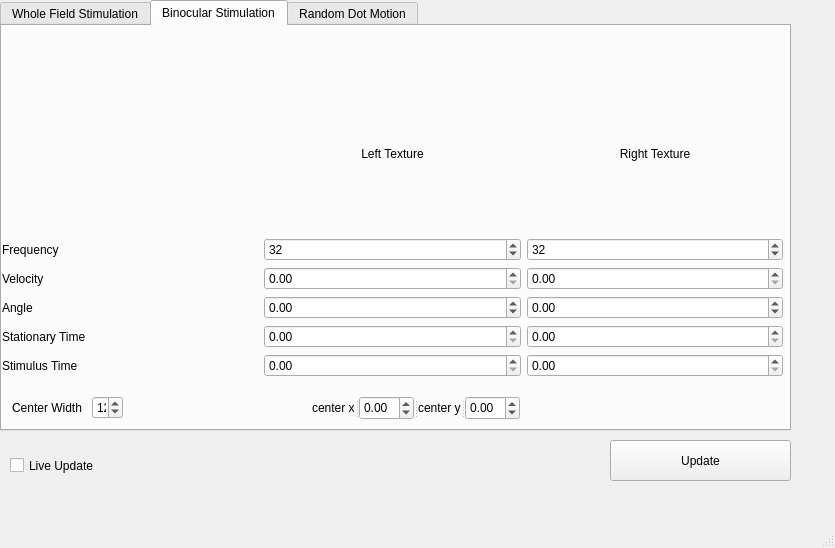
<?xml version="1.0" encoding="UTF-8"?>
<ui version="4.0">
 <class>PandasGui</class>
 <widget class="QMainWindow" name="PandasGui">
  <property name="geometry">
   <rect>
    <x>0</x>
    <y>0</y>
    <width>835</width>
    <height>548</height>
   </rect>
  </property>
  <property name="windowTitle">
   <string>Pandas Gui</string>
  </property>
  <widget class="QWidget" name="centralwidget">
   <widget class="QTabWidget" name="tabs">
    <property name="geometry">
     <rect>
      <x>0</x>
      <y>0</y>
      <width>791</width>
      <height>431</height>
     </rect>
    </property>
    <property name="currentIndex">
     <number>1</number>
    </property>
    <widget class="QWidget" name="WF">
     <attribute name="title">
      <string>Whole Field Stimulation</string>
     </attribute>
     <widget class="QWidget" name="formLayoutWidget">
      <property name="geometry">
       <rect>
        <x>0</x>
        <y>30</y>
        <width>781</width>
        <height>281</height>
       </rect>
      </property>
      <layout class="QFormLayout" name="formLayout">
       <property name="labelAlignment">
        <set>Qt::AlignCenter</set>
       </property>
       <property name="formAlignment">
        <set>Qt::AlignCenter</set>
       </property>
       <item row="0" column="0">
        <widget class="QLabel" name="label">
         <property name="text">
          <string>Frequency</string>
         </property>
        </widget>
       </item>
       <item row="1" column="0">
        <widget class="QLabel" name="label_2">
         <property name="text">
          <string>Angle</string>
         </property>
        </widget>
       </item>
       <item row="2" column="0">
        <widget class="QLabel" name="label_3">
         <property name="text">
          <string>Velocity</string>
         </property>
        </widget>
       </item>
       <item row="1" column="1">
        <widget class="QDoubleSpinBox" name="wf_angle">
         <property name="minimum">
          <double>-360.000000000000000</double>
         </property>
         <property name="maximum">
          <double>360.000000000000000</double>
         </property>
        </widget>
       </item>
       <item row="2" column="1">
        <widget class="QDoubleSpinBox" name="wf_vel">
         <property name="minimum">
          <double>-5.000000000000000</double>
         </property>
         <property name="maximum">
          <double>5.000000000000000</double>
         </property>
         <property name="singleStep">
          <double>0.010000000000000</double>
         </property>
        </widget>
       </item>
       <item row="0" column="1">
        <widget class="QSpinBox" name="wf_freq">
         <property name="maximum">
          <number>999</number>
         </property>
         <property name="value">
          <number>32</number>
         </property>
        </widget>
       </item>
       <item row="3" column="0">
        <widget class="QLabel" name="label_4">
         <property name="text">
          <string>Stationary Time</string>
         </property>
        </widget>
       </item>
       <item row="4" column="0">
        <widget class="QLabel" name="label_5">
         <property name="text">
          <string>Stimulus Time</string>
         </property>
        </widget>
       </item>
       <item row="3" column="1">
        <widget class="QDoubleSpinBox" name="wf_stat"/>
       </item>
       <item row="4" column="1">
        <widget class="QDoubleSpinBox" name="wf_stim_time"/>
       </item>
      </layout>
     </widget>
    </widget>
    <widget class="QWidget" name="BIN">
     <attribute name="title">
      <string>Binocular Stimulation</string>
     </attribute>
     <widget class="QWidget" name="gridLayoutWidget">
      <property name="geometry">
       <rect>
        <x>0</x>
        <y>50</y>
        <width>781</width>
        <height>301</height>
       </rect>
      </property>
      <layout class="QGridLayout" name="gridLayout">
       <item row="2" column="1">
        <widget class="QSpinBox" name="b_freq_0">
         <property name="maximum">
          <number>999</number>
         </property>
         <property name="value">
          <number>32</number>
         </property>
        </widget>
       </item>
       <item row="1" column="1">
        <widget class="QLabel" name="label_7">
         <property name="text">
          <string>Left Texture</string>
         </property>
         <property name="scaledContents">
          <bool>true</bool>
         </property>
         <property name="alignment">
          <set>Qt::AlignCenter</set>
         </property>
        </widget>
       </item>
       <item row="3" column="1">
        <widget class="QDoubleSpinBox" name="b_vel_0">
         <property name="singleStep">
          <double>0.010000000000000</double>
         </property>
        </widget>
       </item>
       <item row="3" column="0">
        <widget class="QLabel" name="label_9">
         <property name="text">
          <string>Velocity</string>
         </property>
        </widget>
       </item>
       <item row="2" column="2">
        <widget class="QSpinBox" name="b_freq_1">
         <property name="maximum">
          <number>999</number>
         </property>
         <property name="value">
          <number>32</number>
         </property>
        </widget>
       </item>
       <item row="3" column="2">
        <widget class="QDoubleSpinBox" name="b_vel_1">
         <property name="singleStep">
          <double>0.010000000000000</double>
         </property>
        </widget>
       </item>
       <item row="5" column="2">
        <widget class="QDoubleSpinBox" name="b_stat_1"/>
       </item>
       <item row="4" column="1">
        <widget class="QDoubleSpinBox" name="b_angle_0">
         <property name="minimum">
          <double>-360.000000000000000</double>
         </property>
         <property name="maximum">
          <double>360.000000000000000</double>
         </property>
        </widget>
       </item>
       <item row="5" column="1">
        <widget class="QDoubleSpinBox" name="b_stat_0"/>
       </item>
       <item row="1" column="2">
        <widget class="QLabel" name="label_8">
         <property name="text">
          <string>Right Texture</string>
         </property>
         <property name="alignment">
          <set>Qt::AlignCenter</set>
         </property>
        </widget>
       </item>
       <item row="5" column="0">
        <widget class="QLabel" name="label_11">
         <property name="text">
          <string>Stationary Time</string>
         </property>
        </widget>
       </item>
       <item row="6" column="0">
        <widget class="QLabel" name="label_12">
         <property name="text">
          <string>Stimulus Time</string>
         </property>
        </widget>
       </item>
       <item row="4" column="0">
        <widget class="QLabel" name="label_10">
         <property name="text">
          <string>Angle</string>
         </property>
        </widget>
       </item>
       <item row="4" column="2">
        <widget class="QDoubleSpinBox" name="b_angle_1">
         <property name="minimum">
          <double>-360.000000000000000</double>
         </property>
         <property name="maximum">
          <double>360.000000000000000</double>
         </property>
        </widget>
       </item>
       <item row="6" column="1">
        <widget class="QDoubleSpinBox" name="b_t_0"/>
       </item>
       <item row="6" column="2">
        <widget class="QDoubleSpinBox" name="b_t_1"/>
       </item>
       <item row="2" column="0">
        <widget class="QLabel" name="label_6">
         <property name="text">
          <string>Frequency</string>
         </property>
        </widget>
       </item>
      </layout>
     </widget>
     <widget class="QLabel" name="label_13">
      <property name="geometry">
       <rect>
        <x>10</x>
        <y>370</y>
        <width>81</width>
        <height>23</height>
       </rect>
      </property>
      <property name="text">
       <string>Center Width</string>
      </property>
     </widget>
     <widget class="QSpinBox" name="spinBox_3">
      <property name="geometry">
       <rect>
        <x>90</x>
        <y>370</y>
        <width>31</width>
        <height>23</height>
       </rect>
      </property>
      <property name="value">
       <number>12</number>
      </property>
     </widget>
     <widget class="QSplitter" name="splitter">
      <property name="geometry">
       <rect>
        <x>310</x>
        <y>370</y>
        <width>208</width>
        <height>24</height>
       </rect>
      </property>
      <property name="orientation">
       <enum>Qt::Horizontal</enum>
      </property>
      <widget class="QLabel" name="label_14">
       <property name="text">
        <string>center x</string>
       </property>
      </widget>
      <widget class="QDoubleSpinBox" name="ctr_x">
       <property name="minimum">
        <double>-1.000000000000000</double>
       </property>
       <property name="maximum">
        <double>1.000000000000000</double>
       </property>
       <property name="singleStep">
        <double>0.100000000000000</double>
       </property>
      </widget>
      <widget class="QLabel" name="label_15">
       <property name="text">
        <string>center y</string>
       </property>
      </widget>
      <widget class="QDoubleSpinBox" name="ctr_y">
       <property name="minimum">
        <double>-1.000000000000000</double>
       </property>
       <property name="maximum">
        <double>1.000000000000000</double>
       </property>
       <property name="singleStep">
        <double>0.100000000000000</double>
       </property>
      </widget>
     </widget>
    </widget>
    <widget class="QWidget" name="tab">
     <attribute name="title">
      <string>Random Dot Motion</string>
     </attribute>
    </widget>
   </widget>
   <widget class="QCheckBox" name="liveUpdate">
    <property name="geometry">
     <rect>
      <x>10</x>
      <y>450</y>
      <width>151</width>
      <height>31</height>
     </rect>
    </property>
    <property name="text">
     <string>Live Update</string>
    </property>
   </widget>
   <widget class="QPushButton" name="updateButton">
    <property name="geometry">
     <rect>
      <x>610</x>
      <y>440</y>
      <width>181</width>
      <height>41</height>
     </rect>
    </property>
    <property name="text">
     <string>Update</string>
    </property>
   </widget>
  </widget>
  <widget class="QMenuBar" name="menubar">
   <property name="geometry">
    <rect>
     <x>0</x>
     <y>0</y>
     <width>835</width>
     <height>26</height>
    </rect>
   </property>
  </widget>
  <widget class="QStatusBar" name="statusbar"/>
 </widget>
 <resources/>
 <connections/>
</ui>
